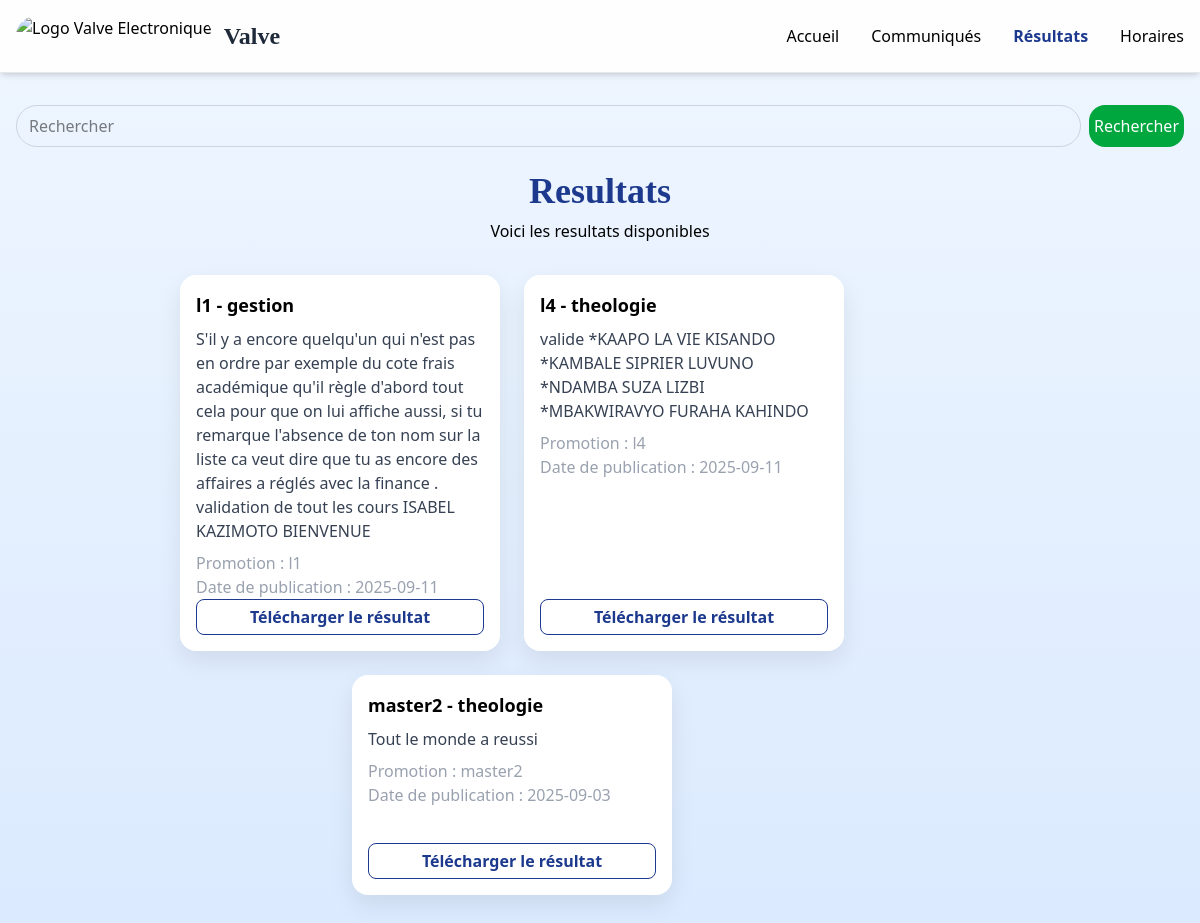
Screenshot of /resultats.php with the database file from the repository.
### tables this page shows
CREATE TABLE `resultats` (
  `id` int(11) NOT NULL,
  `faculte` varchar(200) NOT NULL,
  `promotion` varchar(10) NOT NULL,
  `datte` date NOT NULL,
  `details` text NOT NULL,
  `annee` int(11) NOT NULL,
  `fichier_nom` text NOT NULL,
  `fichier_chemin` text NOT NULL
);

### resultats.php (the view, shortened to what this page needs)
<!DOCTYPE html>
<html lang="fr">
<head>
<script src="https://cdn.jsdelivr.net/npm/@tailwindcss/browser@4"></script>
</head>
<body class="bg-gradient-to-b from-blue-50 to-blue-100">
<nav class="border-b border-gray-200 bg-white/90 backdrop-blur-md shadow-md sticky top-0 z-50">
        <div class="max-w-screen-xl flex flex-wrap items-center justify-between mx-auto p-4">
            <a href="index.php" class="flex items-center space-x-3 rtl:space-x-reverse">
                <img src="img/logo.jpeg" class="h-10 rounded-full" alt="Logo Valve Electronique" />
                <span class="text-2xl serif-center font-semibold text-gray-800 titre">
                    Valve
                </span>
            </a>
            <div class="hidden w-full md:block md:w-auto" id="navbar-solid-bg">
                <ul
                    class="flex flex-col font-medium mt-4 rounded-lg bg-white md:space-x-8 rtl:space-x-reverse md:flex-row md:mt-0 md:border-0 md:bg-transparent">
                    <li><a href="index.php"
                            class="block py-2 px-3 md:p-0 hover:text-blue-900">Accueil</a></li>
                    <li><a href="communiques.php"
                            class="block py-2 px-3 md:p-0 hover:text-blue-900">Communiqués</a></li>
                    <li><a href="resultats.php"
                            class="block py-2 px-3 md:p-0 hover:text-blue-900 transition text-blue-900 font-semibold border-b-2 border-blue-600 md:border-0">Résultats</a></li>
                    <li><a href="horaires.php"
                            class="block py-2 px-3 md:p-0 hover:text-blue-900">Horaires</a></li>
                </ul>
            </div>
        </div>
    </nav>
<form action="resultats.php" method="post">
    <input type="search" name="recherche" placeholder="Rechercher" required>
    <button type="submit" class="bg-green-600 hover:bg-green-700 rounded-2xl p-[5px] text-white">Rechercher</button>
</form>
<br>
<h2 class="text-3xl md:text-4xl font-bold text-blue-900 titre mb-2 text-center">
    Resultats
</h2>
<p class="text-center">
    Voici les resultats disponibles
</p>
<div class="container">
<?php
require("connexion.php");
if (isset($_POST['recherche'])) {
    $faculte =trim($_POST['recherche']);
    $sql = "SELECT * FROM resultats WHERE faculte LIKE :faculte";
    $req = $connexion->prepare("$sql");
    $req->execute(array("faculte"=> "%$faculte%"));
    if ($req->rowCount() > 0) {
        $i = 1;
        while($recherche = $req->fetch(PDO::FETCH_ASSOC)) {
            echo '<div class="resultats" style="animation-delay:'.($i*0.2).'s">';
        echo "<h2 class='font-bold text-lg'>".$recherche['promotion'].' - '.$recherche['faculte']."</h2>";
        echo "<p class='mt-2 text-gray-700'>".htmlspecialchars($recherche['details'])."</p>";
        echo "<p class='text-gray-400 mt-2'>Promotion : ".htmlspecialchars($recherche['promotion'])."</p>";
        echo "<p class='text-gray-400'>Date de publication : ".$recherche['datte']."</p>";
        echo '<a href="admin/'.$recherche['fichier_chemin'].'" class="btn-telecharger font-semibold text-blue-900 hover:text-white text-center hover:bg-blue-900 rounded-lg p-[5px] mt-3">Télécharger le résultat</a>';
        echo "</div>";
        $i++;
        }
    } else {
        echo '<div class="resultats"> Aucun resultat trouve </div>';
    }
}else{
$sql = "SELECT * FROM resultats ORDER BY datte DESC";
$req = $connexion->prepare($sql);
$req->execute();
if($req->rowCount() > 0){
    $i = 1;
    while($donnees = $req->fetch(PDO::FETCH_ASSOC)){
        echo '<div class="resultats" style="animation-delay:'.($i*0.2).'s">';
        echo "<h2 class='font-bold text-lg'>".$donnees['promotion'].' - '.$donnees['faculte']."</h2>";
        echo "<p class='mt-2 text-gray-700'>".htmlspecialchars($donnees['details'])."</p>";
        echo "<p class='text-gray-400 mt-2'>Promotion : ".htmlspecialchars($donnees['promotion'])."</p>";
        echo "<p class='text-gray-400'>Date de publication : ".$donnees['datte']."</p>";
        echo '<a href="admin/'.$donnees['fichier_chemin'].'" class="btn-telecharger font-semibold text-blue-900 hover:text-white text-center hover:bg-blue-900 rounded-lg p-[5px] mt-3">Télécharger le résultat</a>';
        echo "</div>";
        $i++;
    }
} else {
    echo '<p class="text-center text-red-500 mt-6 font-semibold">Aucun résultat disponnible pour le moment.</p>';
}}
?>
</div>
</body>
</html>

### resultats.php (style rules this page uses)
.titre { font-family: Georgia, 'Times New Roman', Times, serif; }
.resultats { background: #fff; border-radius: 1rem; box-shadow: 0 10px 25px rgba(0,0,0,0.08); transition: transform 0.3s ease, box-shadow 0.3s ease; display: flex; flex-direction: column; justify-content: space-between; width: 320px; min-height: 220px; padding: 1rem; opacity: 0; transform: translateY(50px); animation: slidedown 0.6s forwards; }
.resultats:nth-child(1) { animation-delay: 0.2s; }
.resultats:nth-child(2) { animation-delay: 0.4s; }
.resultats:nth-child(3) { animation-delay: 0.6s; }
.btn-telecharger { transition: all 0.3s ease; display: inline-block; margin-top: auto; border: 1px solid oklch(37.9% 0.146 265.522) }
.container { display: flex; flex-wrap: wrap; justify-content: center; gap: 1.5rem; padding: 2rem; }
form { display: flex; justify-content: center; flex-wrap: wrap; gap: 0.5rem; margin-top: 2rem; padding: 0 1rem; }
form input { padding: 0.5rem 0.75rem; border-radius: 9999px; border: 1px solid #cbd5e1; flex: 1 1 200px; min-width: 150px; transition: all 0.3s ease; }
form button { cursor: pointer; transition: all 0.3s ease; flex: 0 0 auto; }

### rows the page displays
resultats: promotion "l1", faculte "gestion", details "S'il y a encore quelqu'un qui n'est pas en ordre par exemple du cote frais académique qu'il règle d'abord tout cela pour que on lui affiche aussi, si tu remarque l'absence de ton nom sur la liste ca veut dire que tu as encore des affaires a réglés avec la finance . validation de tout les cours ISABEL KAZIMOTO BIENVENUE", datte "2025-09-11"
resultats: promotion "l4", faculte "theologie", details "valide *KAAPO LA VIE KISANDO *KAMBALE SIPRIER LUVUNO *NDAMBA SUZA LIZBI *MBAKWIRAVYO FURAHA KAHINDO", datte "2025-09-11"
resultats: promotion "master2", faculte "theologie", details "Tout le monde a reussi", datte "2025-09-03"
